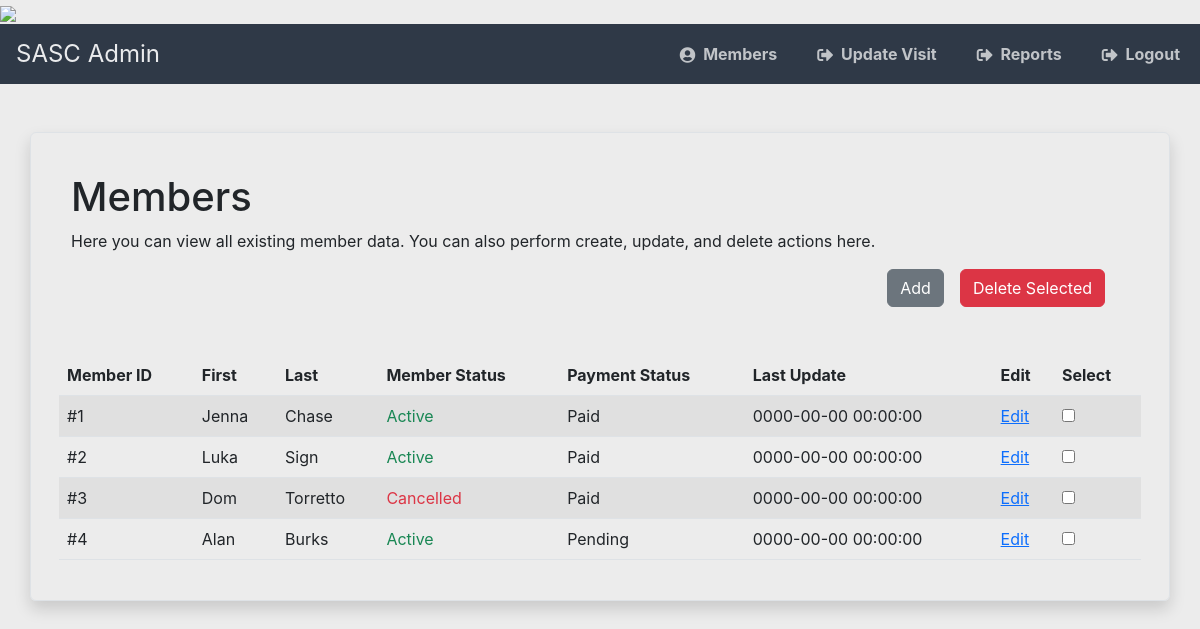
Page /existingmembers.php on the committed database.
### tables this page shows
CREATE TABLE `app_members` (
  `mem_pass_number` varchar(50) NOT NULL,
  `mem_first_name` varchar(50) NOT NULL,
  `mem_last_name` varchar(50) NOT NULL,
  `mem_status` enum('Cancelled','Active') NOT NULL,
  `mem_payment_status` enum('Paid','Pending','Refunded') NOT NULL,
  `mem_bar_code` varchar(50) NOT NULL,
  `mem_last_updated` timestamp NOT NULL
);

### html/includes/functions.php (called while the page is built, shortened)
<?php
function connectToDB()
{
    $db = config('db');
    $servername = $db['servername'];
    $username = $db['username'];
    $password = $db['password'];
    $dbName = $db['dbName'];
    try {
        $conn = new PDO("mysql:host=$servername;dbname=$dbName", $username, $password);
        $conn->setAttribute(PDO::ATTR_ERRMODE, PDO::ERRMODE_EXCEPTION);
        return $conn;
    } catch (PDOException $e) {
        echo 'Connection Failed: ' . $e->getMessage();
    }
}
function getMembers()
{
    $conn = connectToDB();
    $data = [];
    if ($conn) {
        $data = $conn->query("SELECT * FROM app_members")->fetchAll();
    }
    return $data;
}

### html/existingmembers.php (the view, shortened to what this page needs)
<?php
include_once('includes/functions.php');
$members = getMembers();
?>
<!doctype html>
<html lang="en">
<head>
    <link href="https://cdn.jsdelivr.net/npm/bootstrap@5.2.3/dist/css/bootstrap.min.css" rel="stylesheet">
    <link rel="stylesheet" href="https://use.fontawesome.com/releases/v5.7.1/css/all.css">
    <link href="./css/styles.css" rel="stylesheet" />
</head>
<body>
    <?php include 'includes/header.php'; ?>
    <div class="container mt-5 center border rounded shadow">
        <form method="post" action="<?php htmlspecialchars($_SERVER['PHP_SELF']); ?>" class="py-4 px-3 needs-validation" novalidate>
            <div class="container mt-3 mb-3 row">
                <div class="col">
                    <h1 class="">Members</h1>
                    <p>Here you can view all existing member data. You can also perform create, update, and delete actions here.</p>
                </div>
                <div class="d-flex justify-content-end">
                    <button class="btn btn-secondary mx-3"><a href="addmember.php" class="text-white text-decoration-none">Add</a></button>
                    <a href="delete.php"><button class="btn btn-danger">Delete Selected</button></a>
                </div>
            </div>
            <table class="table table-striped mt-5">
                <thead>
                    <tr class="">
                        <th scope="col"><a>Member ID</a></th>
                        <th scope="col"><a>First</a></th>
                        <th scope="col">Last</th>
                        <th scope="col">Member Status</th>
                        <th scope="col">Payment Status</th>
                        <th scope="col">Last Update</th>
                        <th scope="col">Edit</th>
                        <th scope="col">Select</th>
                    </tr>
                </thead>
                <tbody>
                    <?php
                    foreach ($members as $member) : ?>
                        <tr>
                            <td> #<?php echo $member['mem_pass_number'] ?></td>
                            <td><?php echo $member['mem_first_name'] ?></td>
                            <td><?php echo $member['mem_last_name'] ?></td>
                            <td class="<?php echo ($member['mem_status'] === 'Active') ? 'text-success' : 'text-danger'; ?>"><?php echo $member['mem_status'] ?></td>
                            <td><?php echo $member['mem_payment_status'] ?></td>
                            <td><?php echo $member['mem_last_updated'] ?></td>
                            <td><a href="editmember.php?mem_pass_number=<?php echo $member['mem_pass_number']; ?>">Edit</a></td>
                            <td class="check"><input class="checkbox" name="checkbox[]" type="checkbox" value="<?php echo $member['mem_pass_number'] ?>"></td>
                        </tr>
                    <?php endforeach; ?>
                </tbody>
            </table>
        </form>
    </div>
</body>
</html>

### html/css/styles.css (style rules this page uses)
* { box-sizing: border-box; font-family: -apple-system, BlinkMacSystemFont, "segoe ui", roboto, oxygen, ubuntu, cantarell, "fira sans", "droid sans", "helvetica neue", Arial, sans-serif; font-size: 16px; -webkit-font-smoothing: antialiased; -moz-osx-font-smoothing: grayscale; }
body { background-color: #ececec; }

### rows in the picture
app_members: mem_pass_number "1", mem_first_name "Jenna", mem_last_name "Chase", mem_status "Active", mem_payment_status "Paid", mem_last_updated "0000-00-00 00:00:00"
app_members: mem_pass_number "2", mem_first_name "Luka", mem_last_name "Sign", mem_status "Active", mem_payment_status "Paid", mem_last_updated "0000-00-00 00:00:00"
app_members: mem_pass_number "3", mem_first_name "Dom", mem_last_name "Torretto", mem_status "Cancelled", mem_payment_status "Paid", mem_last_updated "0000-00-00 00:00:00"
app_members: mem_pass_number "4", mem_first_name "Alan", mem_last_name "Burks", mem_status "Active", mem_payment_status "Pending", mem_last_updated "0000-00-00 00:00:00"
